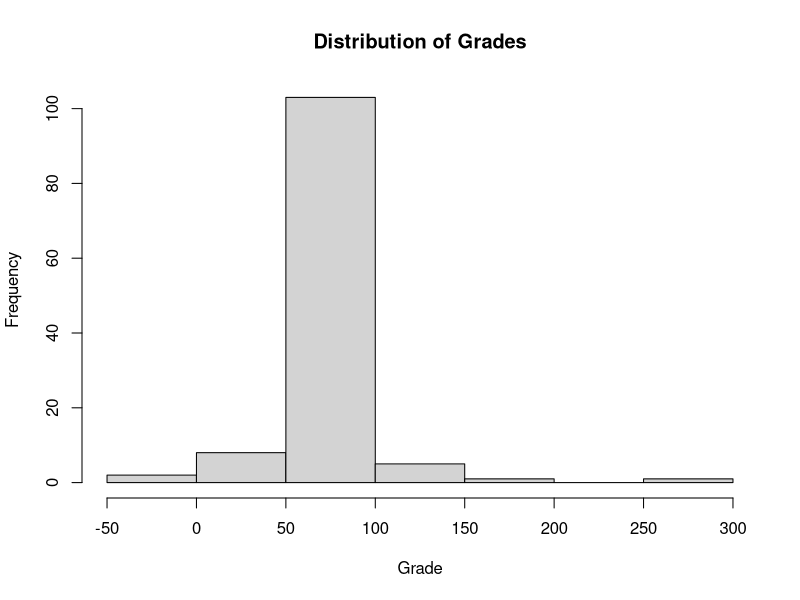
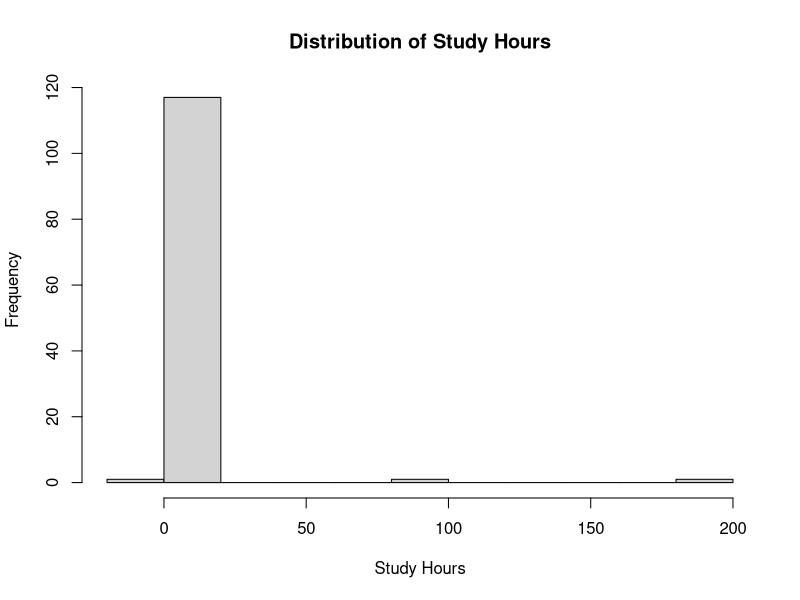

Generate these figures, in order, with R:
## ---- chunk 1
library(dplyr)
library(ggplot2)
## ---- chunk 2
data <- read.csv("../data/student_registrations.csv")
head(data, 10)
## ---- chunk 3
str(data)
nrow(data)
ncol(data)
names(data)
## ---- chunk 4
summary(data)

mean(data$grade, na.rm = TRUE)
median(data$study_hours, na.rm = TRUE)

table(data$gender)
table(data$course)
## ---- chunk 5
colSums(is.na(data))
## ---- chunk 6
data[data$grade < 0 | data$grade > 100, ]
data[data$attendance_rate < 0 | data$attendance_rate > 100, ]
data[data$study_hours < 0 | data$study_hours > 80, ]
## ---- chunk 7
unique(data$gender)
unique(data$course)
## ---- chunk 8
invalid_dates <- data[!grepl("^\\d{4}-\\d{2}-\\d{2}$", data$enrol_date), "enrol_date"]
unique(invalid_dates)
## ---- chunk 9
hist(data$grade, main="Distribution of Grades", xlab="Grade")
hist(data$study_hours, main="Distribution of Study Hours", xlab="Study Hours")
